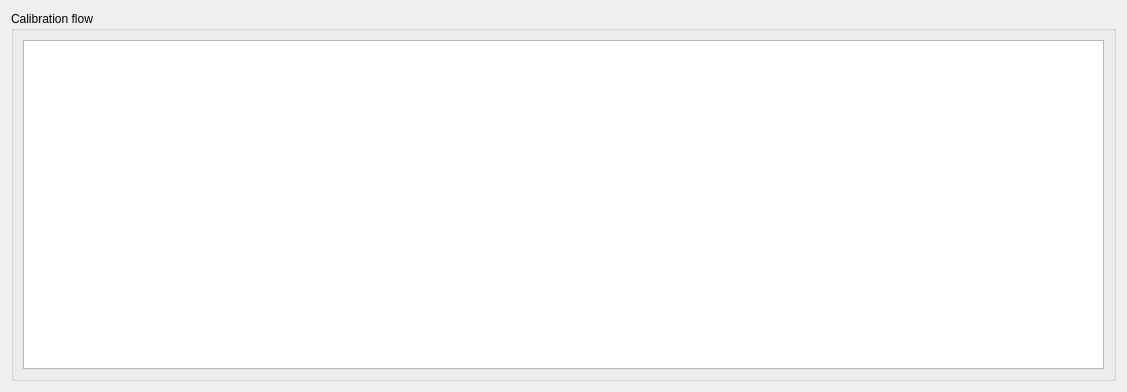
<?xml version="1.0" encoding="UTF-8"?>
<ui version="4.0">
 <class>WDG_cal_flow</class>
 <widget class="QWidget" name="WDG_cal_flow">
  <property name="geometry">
   <rect>
    <x>0</x>
    <y>0</y>
    <width>1127</width>
    <height>392</height>
   </rect>
  </property>
  <property name="windowTitle">
   <string>Form</string>
  </property>
  <layout class="QGridLayout" name="gridLayout">
   <item row="0" column="0">
    <widget class="QGroupBox" name="groupBox">
     <property name="title">
      <string>Calibration flow</string>
     </property>
     <layout class="QGridLayout" name="gridLayout_2">
      <item row="0" column="0">
       <widget class="QTextEdit" name="textEdit"/>
      </item>
     </layout>
    </widget>
   </item>
  </layout>
 </widget>
 <resources/>
 <connections/>
</ui>
